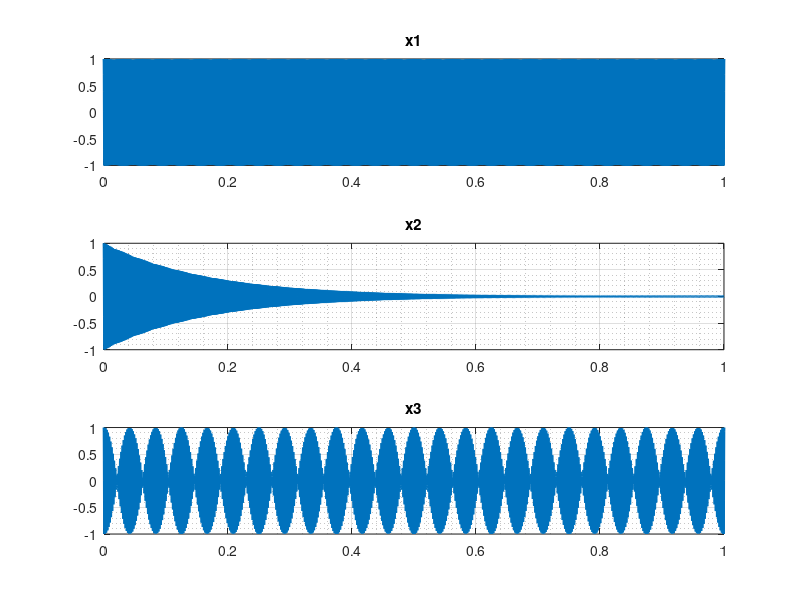

This figure's MATLAB source:
%Nicholas Hartley

clear all;
close all;

t = [0:1/8192:1];
f0 = 510;
f1 = 12;
a = 2;

x1 = cos(2*pi*f0*t);

x2 = exp(-(a^2+2)*t).*cos(2*pi*f0*t);

x3 = cos(2*pi*f1*t).*cos(2*pi*f0*t);

x4 = 0.5*(cos(2*pi*t*(f1-f0)) + cos(2*pi*t*(f1+f0))); %Trig identity

subplot(3,1,1);
plot(t, x1, 'LineWidth', 2);
grid on; grid minor;
title('x1');

%soundsc(x1);

pause(3); %Time to hear difference between signals

subplot(3,1,2);
plot(t, x2, 'LineWidth', 2);
grid on; grid minor;
title('x2');

%soundsc(x2);

pause(3); %Time to hear difference between signals

subplot(3,1,3);
plot(t, x3, 'LineWidth', 2);
grid on; grid minor;
title('x3');

%soundsc(x3);

pause(3);

%soundsc(x4);